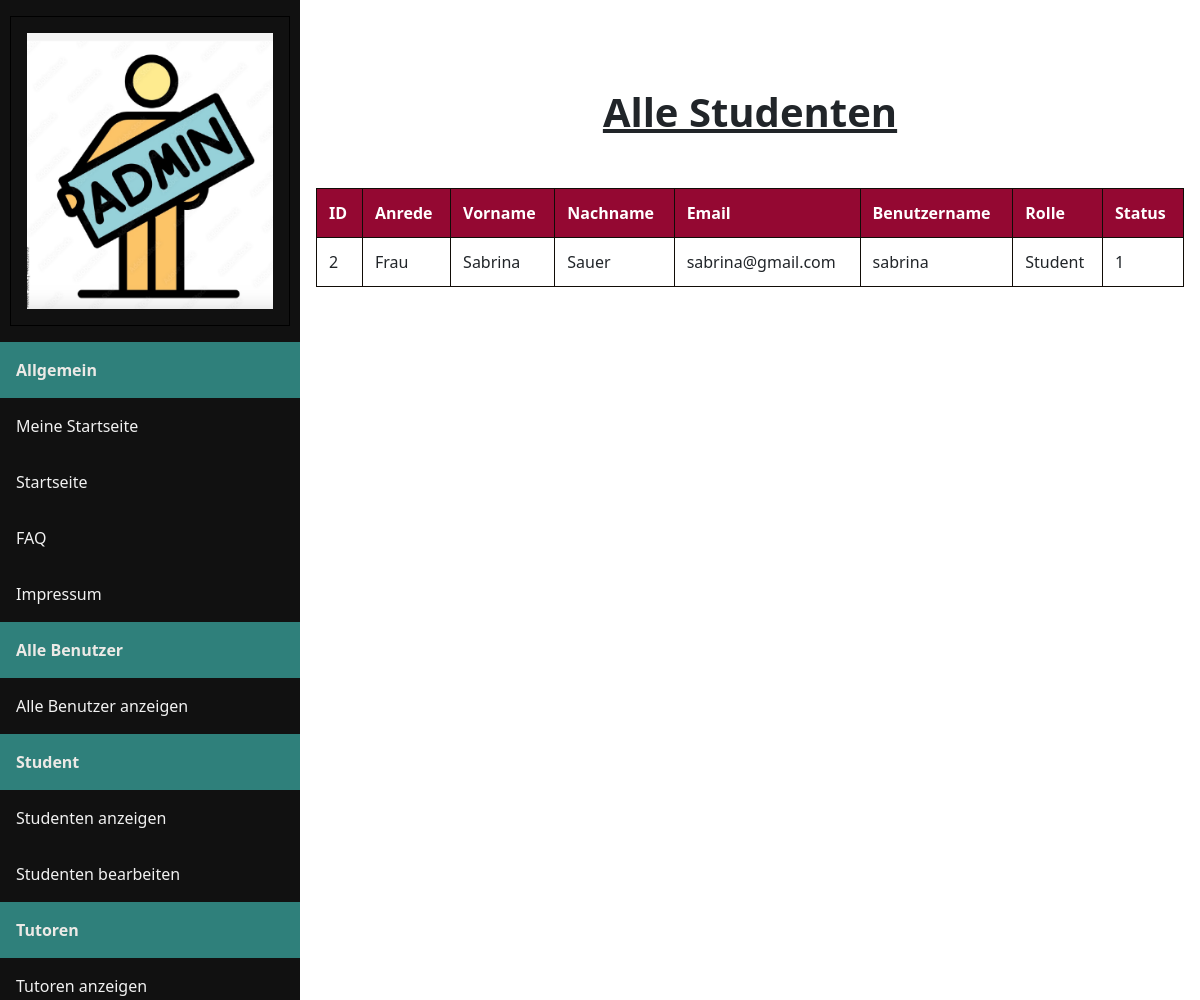
/admin/showstudents.php, run on an earlier commit of the app's database.
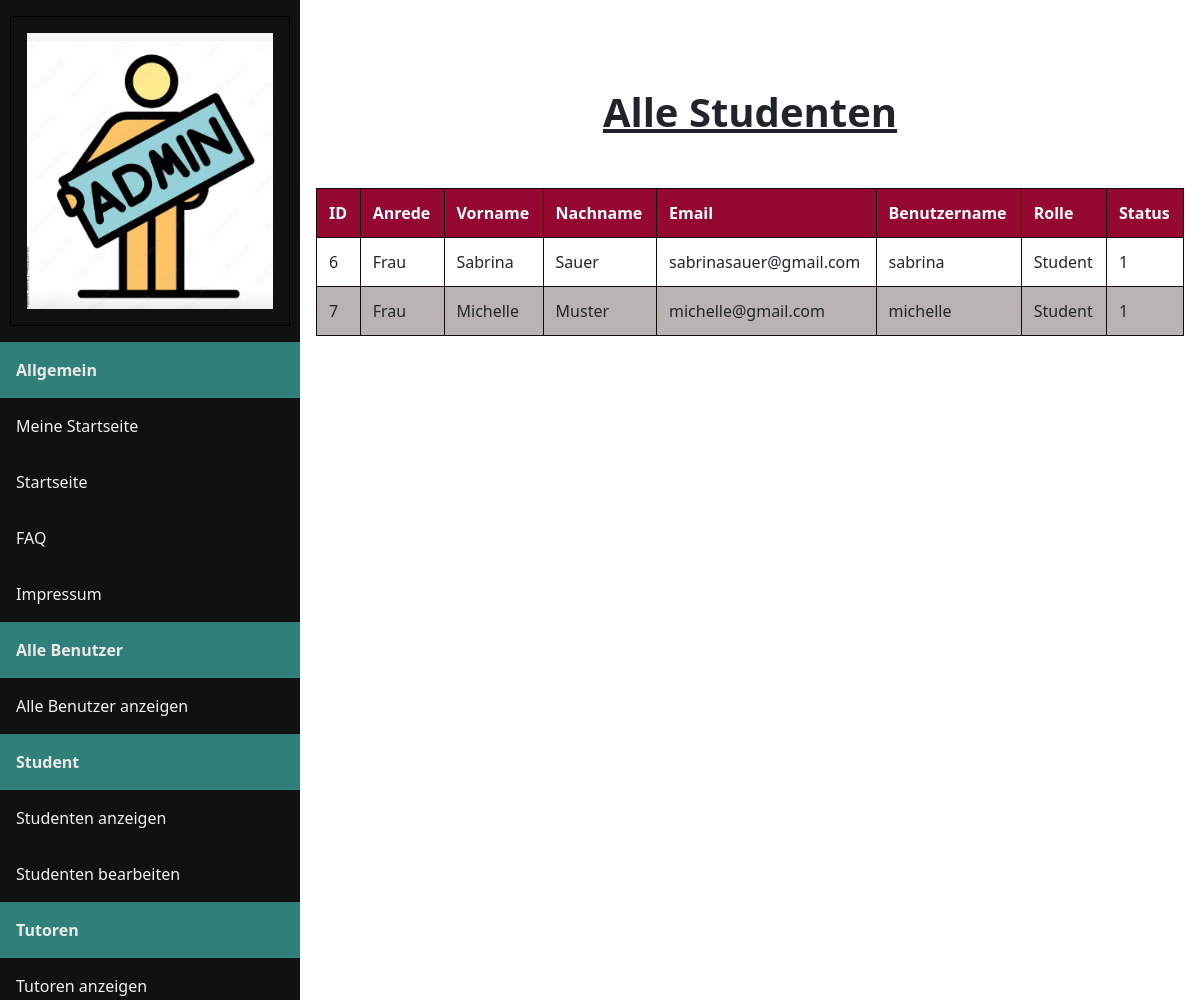
And on a later commit of the database.
### tables this page shows
CREATE TABLE `users` (
                         `user_id` int(11) NOT NULL,
                         `anrede` varchar(10) DEFAULT NULL,
                         `firstname` varchar(255) DEFAULT NULL,
                         `lastname` varchar(255) DEFAULT NULL,
                         `email` varchar(255) DEFAULT NULL,
                         `username` varchar(255) NOT NULL,
                         `password` varchar(255) NOT NULL,
                         `role` enum('Admin','Tutor','Student') NOT NULL,
                         `status` tinyint(1) NOT NULL
);

### backend/db_connect.php (called while the page is built, shortened)
<?php
$db = null;
function getDBConnection(){
    global $db;
    if ($db != null) {
        return $db;
    }
    $servername  = "localhost";
    $dbusername  = "root";
    $dbpassword  = "";
    $dbname      = "languageconnect";
    $db = new mysqli($servername, $dbusername, $dbpassword, $dbname);
    return $db;
}

### admin/showstudents.php (the view, shortened to what this page needs)
<?php
    include_once '../backend/db_connect.php';
    include_once 'adminnav.php';
    $sql = "SELECT * FROM users WHERE role = 'Student'";
    $result = getDBConnection()->query($sql);
?>
<!DOCTYPE html>
<html lang="de">
<head>
    <link href="https://cdn.jsdelivr.net/npm/bootstrap@5.2.2/dist/css/bootstrap.min.css" rel="stylesheet">
    <link rel="stylesheet" href="admin.css">
</head>
<body>
    <div class="content">
        <br><br><h1><b><u>Alle Studenten </u></b></h1><br>
        <table>
            <thead>
            <tr>
                <th>ID</th>
                <th>Anrede</th>
                <th>Vorname</th>
                <th>Nachname</th>
                <th>Email</th>
                <th>Benutzername</th>
                <th>Rolle</th>
                <th>Status</th>
            </tr>
            </thead>
            <tbody>
            <?php
            if ($result->num_rows > 0) {
                while ($row = $result->fetch_assoc()) {
                    echo "<tr>
                        <td>" . $row["user_id"] . "</td>
                        <td>" . $row["anrede"] . "</td>
                        <td>" . $row["firstname"] . "</td>
                        <td>" . $row["lastname"] . "</td>
                        <td>" . $row["email"] . "</td>
                        <td>" . $row["username"] . "</td>
                        <td>" . $row["role"] . "</td>
                        <td>" . $row["status"] . "</td>
                    </tr>";
                }
            } else {
                echo "<tr><td colspan='9'>Keine Studenten gefunden</td></tr>";
            }
            ?>
            </tbody>
        </table>
    </div>
</body>
</html>

What changed in the data, as far as the page shows it:
removed users: user_id "2", anrede "Frau", firstname "Sabrina", lastname "Sauer", email "sabrina@gmail.com", username "sabrina", role "Student", status "1"
added users: user_id "6", anrede "Frau", firstname "Sabrina", lastname "Sauer", email "sabrinasauer@gmail.com", username "sabrina", role "Student", status "1"
added users: user_id "7", anrede "Frau", firstname "Michelle", lastname "Muster", email "michelle@gmail.com", username "michelle", role "Student", status "1"
